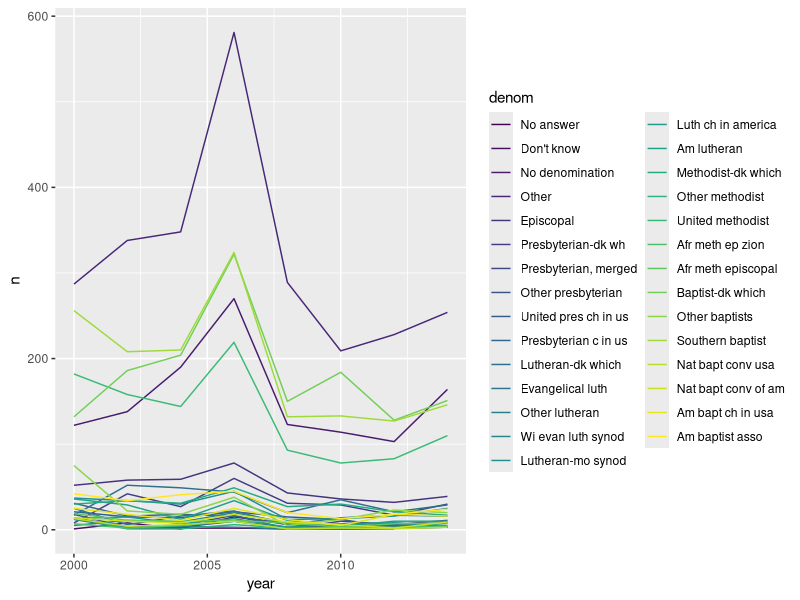
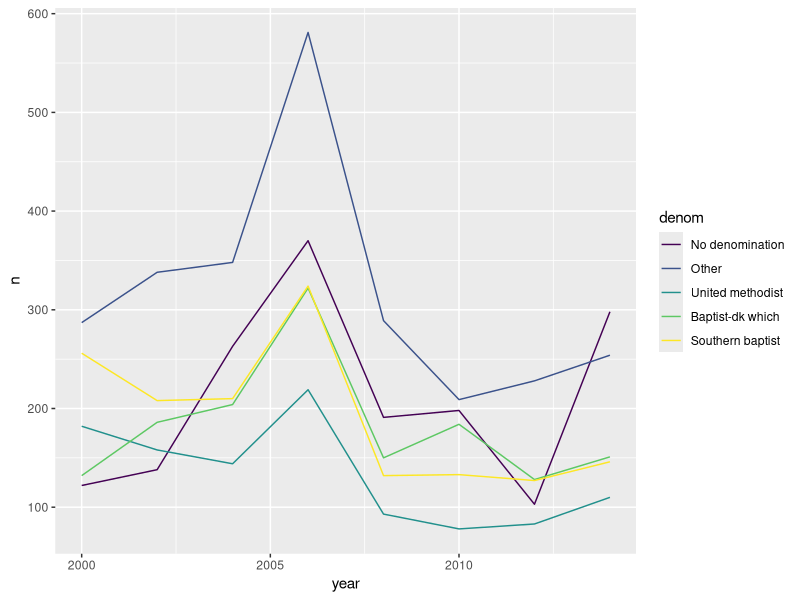
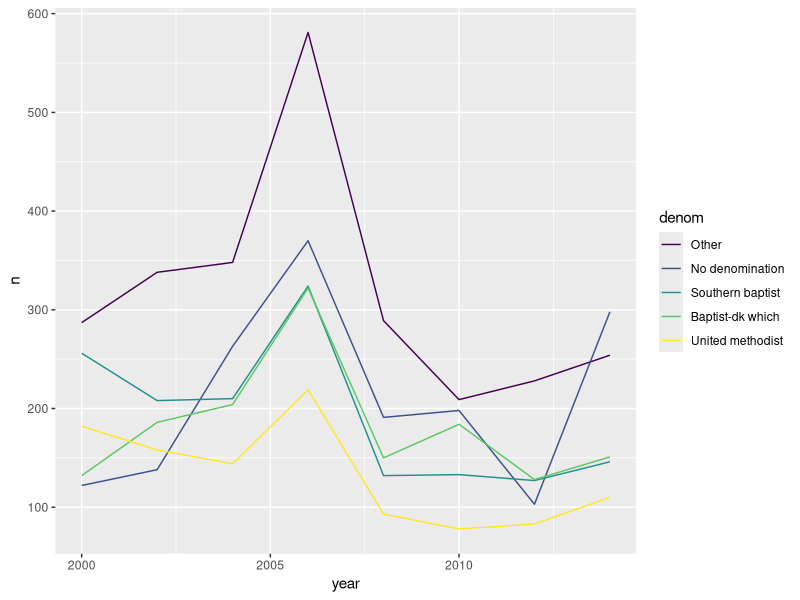
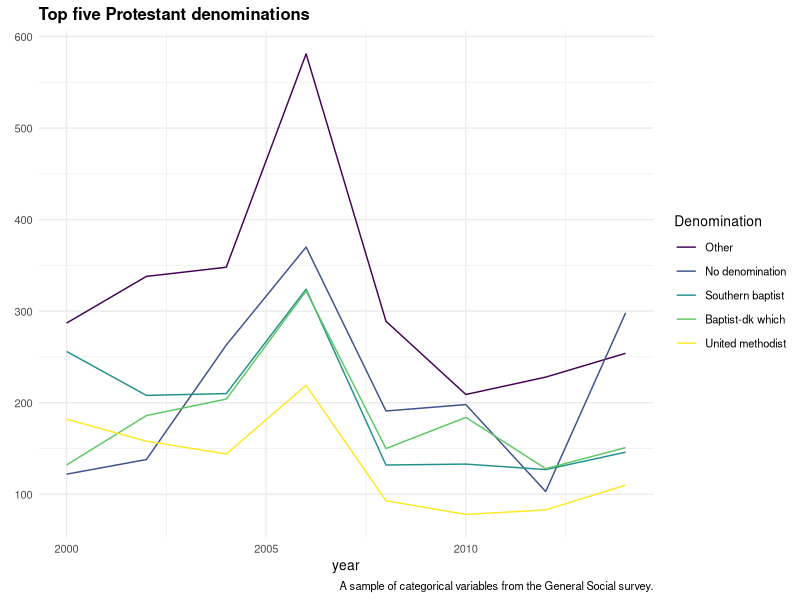

Write the R code that produced these figures, in order.
## ---- chunk 1
library(tidyverse)

gss <- forcats::gss_cat

gss %>% 
  filter(relig == "Protestant") %>% 
  count(year, denom) %>%
  ggplot(aes(x = year, y = n, color = denom)) +
  geom_line() +
  scale_colour_viridis_d()
## ---- chunk 2
protestant_top <- gss %>% 
  filter(relig == "Protestant") %>% 
  count(denom, sort = TRUE) %>% 
  head(5) %>% 
  pull(denom) #creating a simple vector.

#same plot now but filtered first for just the top five.
gss %>% 
  filter(denom %in% protestant_top) %>% #filter like this.
  count(year, denom) %>%
  ggplot(aes(x = year, y = n, color = denom)) +
  geom_line() +
  scale_colour_viridis_d()
## ---- chunk 3
gss %>% 
  filter(denom %in% protestant_top) %>% 
  count(year, denom) %>%
  mutate(denom = fct_reorder(denom, n, .desc = TRUE)) %>% #fct_reorder here.
  ggplot(aes(x = year, y = n, color = denom)) +
  geom_line() +
  scale_colour_viridis_d()
## ---- chunk 4
theme_set(theme_minimal(base_size = 10) +
  theme(plot.title = element_text(face = "bold"),
        axis.text = element_text(size = 8))
)

gss %>% 
  filter(denom %in% protestant_top) %>% 
  count(year, denom) %>%
  mutate(denom = fct_reorder(denom, n, .desc = TRUE)) %>% #fct_reorder here.
  ggplot(aes(x = year, y = n, color = denom)) +
  geom_line() +
  scale_colour_viridis_d() +
  labs(
    title = "Top five Protestant denominations",
    y = element_blank(),
    color = "Denomination",
    caption = "A sample of categorical variables from the General Social survey."
  )
